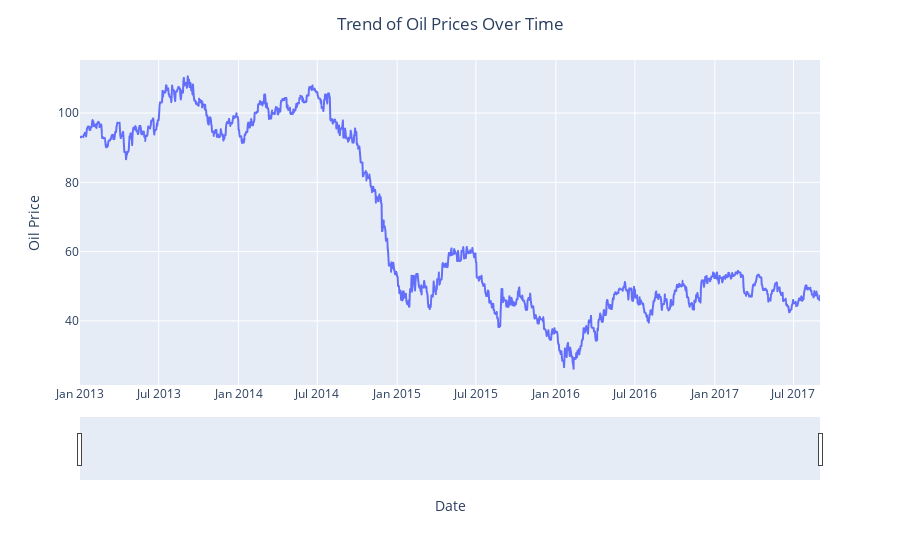

Source (notebook cell):
### Code cell
# Visualizing the 'oil_price' column to Identify a Strategy for Handling Missing Values
fig = px.line(oil, x='date', y='oil_price')
fig.update_layout(title='Trend of Oil Prices Over Time', title_x=0.5, xaxis_title='Date', yaxis_title='Oil Price')
fig.update_xaxes(rangeslider_visible=True)
fig.show()

### Figure 1 — Plotly figure (JSON) as saved in the notebook; plotly's stock layout.template omitted (floating-point values rounded to 4 significant figures; data arrays with more than 128 entries replaced by an {"elided": "..."} marker saying what was removed)
{"data": [{"hovertemplate": "date=%{x}<br>oil_price=%{y}<extra></extra>", "legendgroup": "", "line": {"color": "#636efa", "dash": "solid"}, "marker": {"symbol": "circle"}, "mode": "lines", "name": "", "showlegend": false, "type": "scattergl", "x": {"elided": "1704 str values"}, "xaxis": "x", "y": {"elided": "1704 float values"}, "yaxis": "y"}], "layout": {"legend": {"tracegroupgap": 0}, "margin": {"t": 60}, "title": {"text": "Trend of Oil Prices Over Time", "x": 0.5}, "xaxis": {"anchor": "y", "domain": [0, 1], "rangeslider": {"visible": true}, "title": {"text": "Date"}}, "yaxis": {"anchor": "x", "domain": [0, 1], "title": {"text": "Oil Price"}}}}
